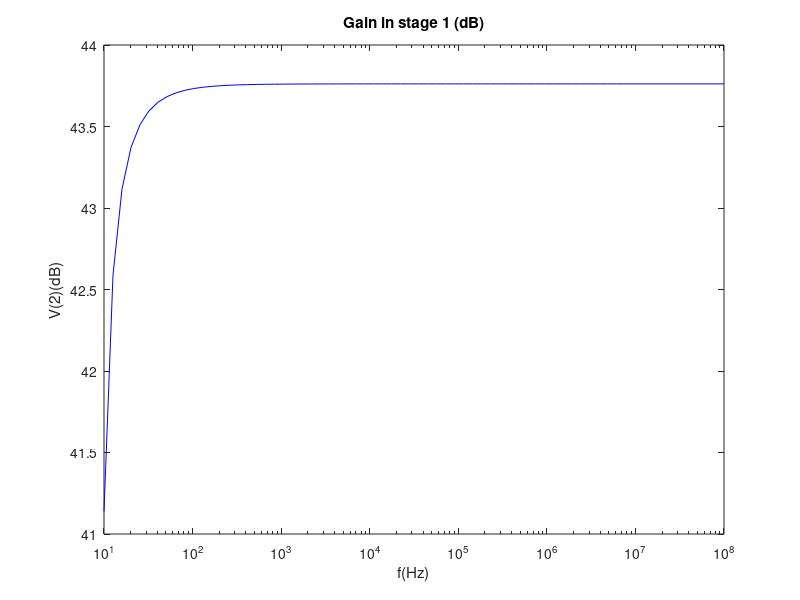
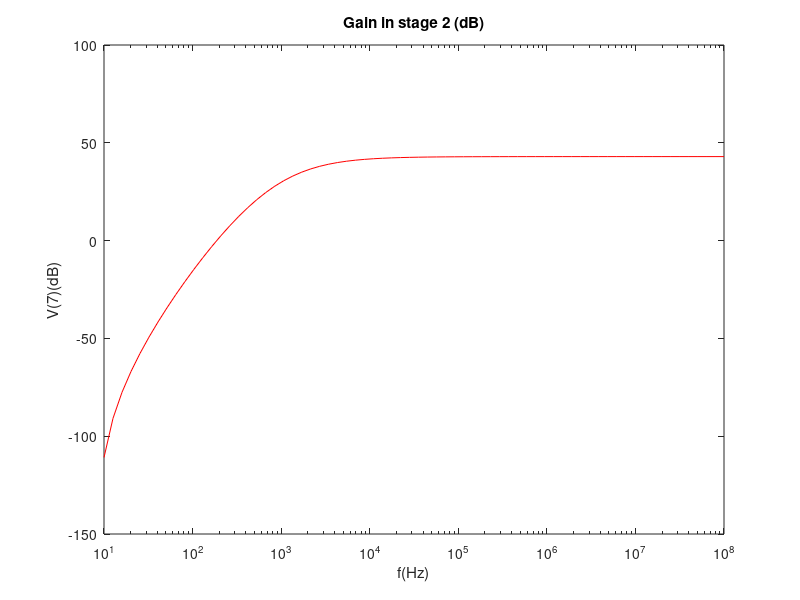

Reproduce these figures in MATLAB, in order.
Vc = 12.0
f=1e3
Vs = 1
Rs = 100
Ci = 1e-3
Rb1 = 80e3
Rb2 =20e3
Rc = 1e3
Re =100
Ce = 1e-3

%Q1
Von=0.7
Vt=25e-3
Bf1=178.7
Va1=69.7

%Q2
Bf2=227.3
Va2=37.2

Rd = 100
Co = 1e-6
Rl = 8

Rb=(Rb1*Rb2)/(Rb1+Rb2)
Veq=Rb2/(Rb1+Rb2)*Vc
Ib1=(Veq-Von)/(Rb+(1+Bf1)*Re)
Ie1=(1+Bf1)*Ib1
Ic1=Bf1*Ib1
Vo1=Vc-Rc*Ic1
Ve=Re*Ie1
Vce=Vo1-Ve

Gm1=Ic1/Vt
Rp1=Bf1/Gm1
Ro1=Va1/Ic1

Gain1=-Gm1*(1/(1/Rc+1/Ro1))*1/(1/Rp1+1/Rb1+1/Rb2)*1/(Rs+1/(1/Rp1+1/Rb1+1/Rb2))*Vs

Zi1=1/(1/Rp1+1/Rb1+1/Rb2)
Zo1 = 1/(1/Rc+1/Ro1)

Vi=Vo1
Ie2=(Vc-Von-Vi)/Rd
Vo2=Vc-Rd*Ie2
Ic2 = Bf2/(Bf2+1)*Ie2
Gm2=Ic2/Vt
Rp2=Bf2/Gm2
Ro2=Va2/Ic2
Gp2=1/Rp2
Ge2=1/Rd
Go2=1/Ro2

Zi2=(Gp2+Ge2+Go2+Gm2)/(Gp2*(Gp2+Ge2+Go2))
Zo2=1/(Gp2+Ge2+Go2+Gm2)

Gain2 = Gm2/(Gp2+Ge2+Go2+Gm2)

GainT=Gain1*Gain2

%Frequency analysis
Vix=complex(Vs)
f=logspace(1,8,70)
res = zeros(1,length(f))
res2 = zeros(1,length(f))

for i=1:length(f)
w=2*pi*f(i)
Z1=Rs+Rb+1/(i*w*Ci)

M=[Z1+Re,-Re,0,0,0;
    -Re,Re+1/(i*w*Ce),-1/(i*w*Ce),0,0;
    0,-1/(i*w*Ce),1/(i*w*Ce)+Ro1+Rc,-Ro1,-Rc;
    Gm1*Rp1,0,0,1,0;
    0,0,-Rc,0,Rc+Zi2]

b=[Vix;0;0;0;0]
A=M\b

res(i)=A(5)*Zi2
endfor

for i=1:length(f)
w=2*pi*f(i)

M2=[Rp2+Rd,-Rd,0,0;
    Gm2*Rp2,1,-1,0;
    0,0,-Ro2,Ro2+Rl+1/(i*w*Co);
    -Rd,Rd,Ro2,-Ro2]

b2=[res(i);0;0;0]
A2=M2\b2

res2(i)=A2(4)*Rl
endfor

max=0
for i=1:length(f)
if -res2(i)>max
max=-res2(i)
endif
endfor
printf("%f\n", max)

LowCOP=0
bll=0
for i=1:length(f)
if (20*log(-res2(i))>20*log(max)-3&&bll==0)
LowCOP=f(i)
bll=1
endif
endfor
printf("%f\n", LowCOP)

semilogx(f, 20*log(-res), "color", 'b')
title("Gain in stage 1 (dB)")
xlabel("f(Hz)")
ylabel("V(2)(dB)")

print -color -depsc vo1.eps

close

semilogx(f, 20*log(-res2), "color", 'r')
title("Gain in stage 2 (dB)")
xlabel("f(Hz)")
ylabel("V(7)(dB)")

print -color -depsc vo2.eps

close